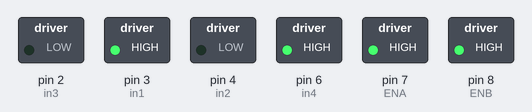
Bench run of a sketch on a simulated Arduino Uno, built with avr-gcc and run on an emulated ATmega328P. On the bench: switched loads named in the sketch (green lamp = pin HIGH).

Above: at 0.1 s.
Timing chart, 0 to 1.6 s (numbered marks = the images above):
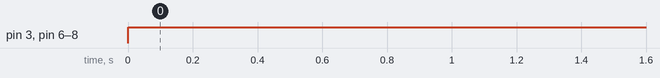

The sketch:

MOTORCODE.ino
```cpp
int in1 = 3;
int in2 = 4;
int in3 = 2;
int in4 = 6;

int ENA = 7;
int ENB = 8;


 void setup() {
  // put your setup code here, to run once:
Serial.begin(9600);
pinMode (in1, OUTPUT);
pinMode (in2, OUTPUT);
pinMode (in3, OUTPUT);
pinMode (in4, OUTPUT);
pinMode (ENA, OUTPUT);
pinMode (ENB, OUTPUT);


}
void forward () {
analogWrite (ENA , 255);
analogWrite (ENB , 255);


  digitalWrite(in1,HIGH);
  digitalWrite(in2,LOW);
  digitalWrite(in3,LOW);
  digitalWrite(in4,HIGH);

}

void loop() {
  // put your main code here, to run repeatedly:
forward();
}
```

Measured:
- by itself, pin 3 (in1), pin 6 (in4), pin 7 (ENA), pin 8 (ENB): LOW → HIGH at 0.00 s
